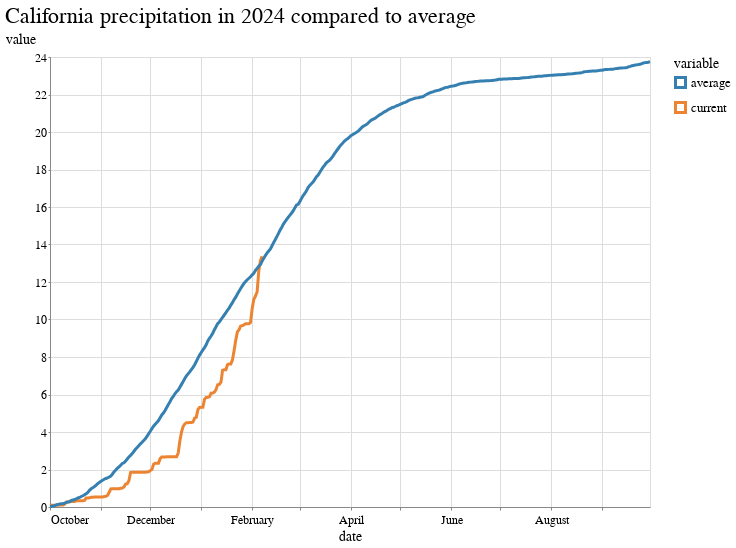

The cell this chart's notebook holds for it:
### Code cell
alt.Chart(line_chart).mark_line().encode(
    x="date:T",
    y="value",
    color="variable",
).properties(
    title=f"California precipitation in {today.year} compared to average",
    width=600
)

### Figure 1 — Vega-Lite specification as saved in the notebook (floating-point values rounded to 4 significant figures; data arrays with more than 128 entries replaced by an {"elided": "..."} marker saying what was removed)
{"config": {"view": {"width": 800, "height": 450}, "background": "#ffffff", "title": {"anchor": "start", "font": "BentonGothic-Bold, sans", "fontColor": "#000000", "fontSize": 22, "fontWeight": "normal"}, "arc": {"fill": "#82c6df"}, "area": {"fill": "#82c6df"}, "line": {"stroke": "#82c6df", "strokeWidth": 3}, "path": {"stroke": "#82c6df"}, "rect": {"fill": "#82c6df"}, "shape": {"stroke": "#82c6df"}, "bar": {"fill": "#82c6df"}, "point": {"stroke": "#82c6df"}, "symbol": {"fill": "#82c6df", "size": 30}, "axis": {"titleFont": "BentonGothic-Bold, sans", "titleFontSize": 14, "titleFontWeight": "normal", "labelFont": "BentonGothic, sans", "labelFontSize": 12, "labelFontWeight": "normal"}, "axisX": {"labelAngle": 0, "labelPadding": 4, "tickSize": 3}, "axisY": {"labelBaseline": "middle", "maxExtent": 45, "minExtent": 45, "tickSize": 2, "titleAlign": "left", "titleAngle": 0, "titleX": -45, "titleY": -11}, "legend": {"titleFont": "BentonGothic-Bold, sans", "titleFontSize": 14, "titleFontWeight": "normal", "symbolType": "square", "labelFont": "BentonGothic, sans", "labelFontSize": 13}, "range": {"category": ["#3580b1", "#ec8431", "#ab7fb4", "#c89d29", "#adc839", "#829eb1"], "diverging": ["#e68a4f", "#f4bb6a", "#f9e39c", "#dadfe2", "#a6b7c6", "#849eae"], "heatmap": ["#fbf2c7", "#f9e39c", "#f8d36e", "#f4bb6a", "#e68a4f", "#d15a40", "#ab4232"], "ordinal": ["#fbf2c7", "#f9e39c", "#f8d36e", "#f4bb6a", "#e68a4f", "#d15a40", "#ab4232"], "ramp": ["#fbf2c7", "#f9e39c", "#f8d36e", "#f4bb6a", "#e68a4f", "#d15a40", "#ab4232"]}}, "data": {"name": "data-8bda42502a544a2258601aa5a84929d1"}, "mark": "line", "encoding": {"color": {"field": "variable", "type": "nominal"}, "x": {"field": "date", "type": "temporal"}, "y": {"field": "value", "type": "quantitative"}}, "title": "California precipitation in 2024 compared to average", "width": 600, "$schema": "https://vega.github.io/schema/vega-lite/v4.17.0.json", "datasets": {"data-8bda42502a544a2258601aa5a84929d1": {"elided": "732 records"}}}
